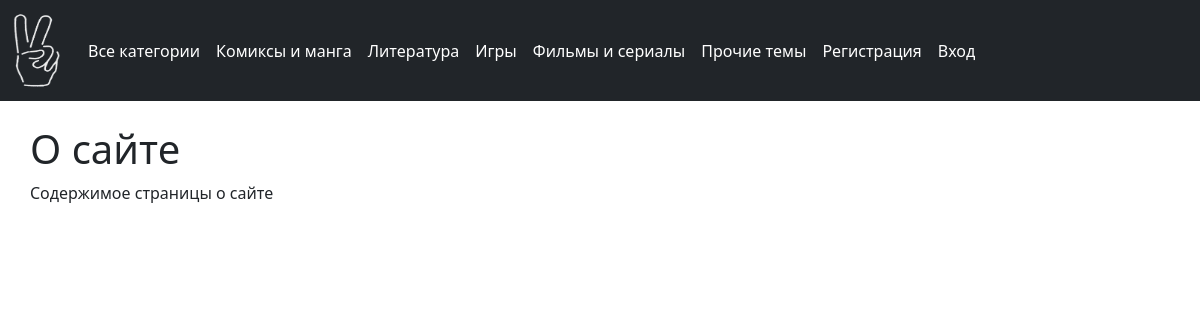
The page /about/ on the database its author committed.
### news/models.py (models this page shows, shortened)
class Category(models.Model):
    name = models.CharField(max_length=50, db_index=True, verbose_name='Тематика')
    slug = models.SlugField(max_length=255, unique=True, db_index=True, verbose_name='URL')
    def get_absolute_url(self):
        return reverse('category', kwargs={'cat_slug': self.slug})
    class Meta:
        verbose_name = 'Тематика'
        verbose_name_plural = 'Тематики'
        ordering = ['id']

### news/views.py (the view)
# urls.py: path('about/', about, name='about'),
def about(request):
    return render(request, 'news/about.html', {'title': 'О сайте'})

### news/templatetags/news_tags.py (called while the page is built)
@register.simple_tag()
def get_categories():
    return Category.objects.all()

### news/templates/news/about.html
{% extends 'news/base.html' %}
{% block content %}
<h1>{{title}}</h1>
<p>Содержимое страницы о сайте</p>
{% endblock %}

### news/templates/news/base.html (shortened to what this page needs)
<!DOCTYPE html>
{% load static %}
{% load news_tags %}
<html lang="ru">
<head>
    <link href="/static/news/css/styles.css" rel="stylesheet">
    <link href="https://cdn.jsdelivr.net/npm/bootstrap@5.1.3/dist/css/bootstrap.min.css" rel="stylesheet">
</head>
<body>
{% block mainmenu %}
<nav class="navbar navbar-expand-md navbar-dark bg-dark mb-4">
  <div class="container-fluid">
    <a class="navbar-brand" href="{% url 'home' %}"><img src="/static/news/images/Vmeste.png" width="50" height="75" alt=""></a>
    <div class="collapse navbar-collapse" id="navbarCollapse">
      <ul class="navbar-nav me-auto mb-2 mb-md-0">
  {% if cat_selected == 0 %}
		<li class="nav-item">Все категории</li>
{% else %}
		<li><a class="nav-link active" aria-current="page" href="{% url 'home' %}">Все категории</a></li>
{% endif %}
          {% get_categories as categories %}
{% for c in categories %}
	{% if c.pk == cat_selected %}
		<li class="nav-item">{{c.name}}</li>
	{% else %}
		<li><a class="nav-link active" aria-current="page" href="{{ c.get_absolute_url }}">{{c.name}}</a></li>
	{% endif %}
{% endfor %}
{% if request.user.is_authenticated %}
          <mark>{{user.username}}</mark><a class="nav-link active" aria-current="page" href="{% url 'logout' %}">Выход</a>
{% else %}
   <a class="nav-link active" aria-current="page" href="{% url 'register' %}">Регистрация</a><a class="nav-link active" aria-current="page" href="{% url 'login' %}"> Вход</a>
{% endif %}
</ul>
</div>
  </div>
</nav>
{% endblock mainmenu %}
{% block content %}
{% endblock %}
</body>
</html>

### news/static/news/css/styles.css (style rules this page uses)
html a { outline: none; text-decoration: none; padding: 2px 1px 0; color: #87CEEB; }
a:link { color: #CD853F; }
p { margin-right: 2.5%; margin-left: 2.5%; }
h1 { margin-right: 2.5%; margin-left: 2.5%; }

### rows shown on the page
Category: name "Комиксы и манга"
Category: name "Литература"
Category: name "Игры"
Category: name "Фильмы и сериалы"
Category: name "Прочие темы"

### other values the page prints
{{ title }} "О сайте"
